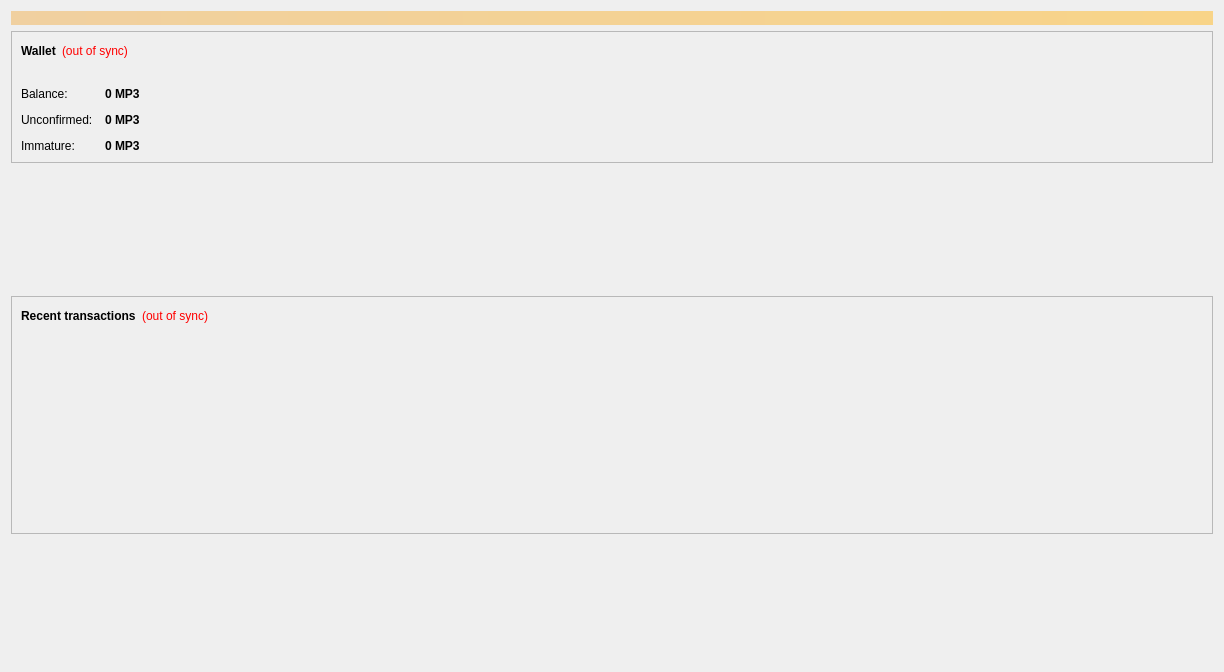
<?xml version="1.0" encoding="UTF-8"?>
<ui version="4.0">
 <class>OverviewPage</class>
 <widget class="QWidget" name="OverviewPage">
  <property name="geometry">
   <rect>
    <x>0</x>
    <y>0</y>
    <width>1224</width>
    <height>672</height>
   </rect>
  </property>
  <property name="windowTitle">
   <string>Form</string>
  </property>
  <layout class="QVBoxLayout" name="topLayout">
   <item>
    <widget class="QLabel" name="labelAlerts">
     <property name="visible">
      <bool>false</bool>
     </property>
     <property name="styleSheet">
      <string notr="true">background-color: qlineargradient(x1: 0, y1: 0, x2: 1, y2: 0, stop:0 #F0D0A0, stop:1 #F8D488); color:#000000;</string>
     </property>
     <property name="wordWrap">
      <bool>true</bool>
     </property>
     <property name="margin">
      <number>3</number>
     </property>
    </widget>
   </item>
   <item>
    <layout class="QHBoxLayout" name="horizontalLayout" stretch="1,0">
     <item>
      <layout class="QVBoxLayout" name="verticalLayout_2">
       <item>
        <widget class="QFrame" name="frame">
         <property name="frameShape">
          <enum>QFrame::StyledPanel</enum>
         </property>
         <property name="frameShadow">
          <enum>QFrame::Raised</enum>
         </property>
         <layout class="QVBoxLayout" name="verticalLayout_4">
          <item>
           <layout class="QHBoxLayout" name="horizontalLayout_4">
            <item>
             <widget class="QLabel" name="label_5">
              <property name="font">
               <font>
                <weight>75</weight>
                <bold>true</bold>
               </font>
              </property>
              <property name="text">
               <string>Wallet</string>
              </property>
             </widget>
            </item>
            <item>
             <widget class="QLabel" name="labelWalletStatus">
              <property name="toolTip">
               <string>The displayed information may be out of date. Your wallet automatically synchronizes with the Musiccoin network after a connection is established, but this process has not completed yet.</string>
              </property>
              <property name="styleSheet">
               <string notr="true">QLabel { color: red; }</string>
              </property>
              <property name="text">
               <string notr="true">(out of sync)</string>
              </property>
              <property name="alignment">
               <set>Qt::AlignLeading|Qt::AlignLeft|Qt::AlignVCenter</set>
              </property>
             </widget>
            </item>
            <item>
             <spacer name="horizontalSpacer_2">
              <property name="orientation">
               <enum>Qt::Horizontal</enum>
              </property>
              <property name="sizeHint" stdset="0">
               <size>
                <width>40</width>
                <height>20</height>
               </size>
              </property>
             </spacer>
            </item>
           </layout>
          </item>
          <item alignment="Qt::AlignHCenter">
           <widget class="QLabel" name="label_2">
            <property name="text">
             <string/>
            </property>
            <property name="pixmap">
             <pixmap resource="../bitcoin.qrc">:/images/gmclogo</pixmap>
            </property>
           </widget>
          </item>
          <item>
           <layout class="QFormLayout" name="formLayout_2">
            <property name="fieldGrowthPolicy">
             <enum>QFormLayout::AllNonFixedFieldsGrow</enum>
            </property>
            <property name="horizontalSpacing">
             <number>12</number>
            </property>
            <property name="verticalSpacing">
             <number>12</number>
            </property>
            <item row="1" column="0">
             <widget class="QLabel" name="label">
              <property name="text">
               <string>Balance:</string>
              </property>
             </widget>
            </item>
            <item row="1" column="1">
             <widget class="QLabel" name="labelBalance">
              <property name="font">
               <font>
                <weight>75</weight>
                <bold>true</bold>
               </font>
              </property>
              <property name="cursor">
               <cursorShape>IBeamCursor</cursorShape>
              </property>
              <property name="toolTip">
               <string>Your current balance</string>
              </property>
              <property name="text">
               <string notr="true">0 MP3</string>
              </property>
              <property name="textInteractionFlags">
               <set>Qt::LinksAccessibleByMouse|Qt::TextSelectableByKeyboard|Qt::TextSelectableByMouse</set>
              </property>
             </widget>
            </item>
            <item row="2" column="0">
             <widget class="QLabel" name="label_3">
              <property name="text">
               <string>Unconfirmed:</string>
              </property>
             </widget>
            </item>
            <item row="2" column="1">
             <widget class="QLabel" name="labelUnconfirmed">
              <property name="font">
               <font>
                <weight>75</weight>
                <bold>true</bold>
               </font>
              </property>
              <property name="cursor">
               <cursorShape>IBeamCursor</cursorShape>
              </property>
              <property name="toolTip">
               <string>Total of transactions that have yet to be confirmed, and do not yet count toward the current balance</string>
              </property>
              <property name="text">
               <string notr="true">0 MP3</string>
              </property>
              <property name="textInteractionFlags">
               <set>Qt::LinksAccessibleByMouse|Qt::TextSelectableByKeyboard|Qt::TextSelectableByMouse</set>
              </property>
             </widget>
            </item>
            <item row="3" column="0">
             <widget class="QLabel" name="labelImmatureText">
              <property name="text">
               <string>Immature:</string>
              </property>
             </widget>
            </item>
            <item row="3" column="1">
             <widget class="QLabel" name="labelImmature">
              <property name="font">
               <font>
                <weight>75</weight>
                <bold>true</bold>
               </font>
              </property>
              <property name="toolTip">
               <string>Mined balance that has not yet matured</string>
              </property>
              <property name="text">
               <string notr="true">0 MP3</string>
              </property>
              <property name="textInteractionFlags">
               <set>Qt::LinksAccessibleByMouse|Qt::TextSelectableByKeyboard|Qt::TextSelectableByMouse</set>
              </property>
             </widget>
            </item>
           </layout>
          </item>
         </layout>
        </widget>
       </item>
       <item>
        <spacer name="verticalSpacer_2">
         <property name="orientation">
          <enum>Qt::Vertical</enum>
         </property>
         <property name="sizeHint" stdset="0">
          <size>
           <width>20</width>
           <height>40</height>
          </size>
         </property>
        </spacer>
       </item>
       <item>
        <widget class="QFrame" name="frame_2">
         <property name="frameShape">
          <enum>QFrame::StyledPanel</enum>
         </property>
         <property name="frameShadow">
          <enum>QFrame::Raised</enum>
         </property>
         <layout class="QVBoxLayout" name="verticalLayout">
          <item>
           <layout class="QHBoxLayout" name="horizontalLayout_2">
            <item>
             <widget class="QLabel" name="label_4">
              <property name="text">
               <string>&lt;b&gt;Recent transactions&lt;/b&gt;</string>
              </property>
             </widget>
            </item>
            <item>
             <widget class="QLabel" name="labelTransactionsStatus">
              <property name="toolTip">
               <string>The displayed information may be out of date. Your wallet automatically synchronizes with the Musiccoin network after a connection is established, but this process has not completed yet.</string>
              </property>
              <property name="styleSheet">
               <string notr="true">QLabel { color: red; }</string>
              </property>
              <property name="text">
               <string notr="true">(out of sync)</string>
              </property>
              <property name="alignment">
               <set>Qt::AlignRight|Qt::AlignTrailing|Qt::AlignVCenter</set>
              </property>
             </widget>
            </item>
            <item>
             <spacer name="horizontalSpacer">
              <property name="orientation">
               <enum>Qt::Horizontal</enum>
              </property>
              <property name="sizeHint" stdset="0">
               <size>
                <width>40</width>
                <height>20</height>
               </size>
              </property>
             </spacer>
            </item>
           </layout>
          </item>
          <item>
           <widget class="QListView" name="listTransactions">
            <property name="styleSheet">
             <string notr="true">QListView { background: transparent; }</string>
            </property>
            <property name="frameShape">
             <enum>QFrame::NoFrame</enum>
            </property>
            <property name="verticalScrollBarPolicy">
             <enum>Qt::ScrollBarAlwaysOff</enum>
            </property>
            <property name="horizontalScrollBarPolicy">
             <enum>Qt::ScrollBarAlwaysOff</enum>
            </property>
            <property name="selectionMode">
             <enum>QAbstractItemView::NoSelection</enum>
            </property>
           </widget>
          </item>
         </layout>
        </widget>
       </item>
       <item>
        <spacer name="verticalSpacer">
         <property name="orientation">
          <enum>Qt::Vertical</enum>
         </property>
         <property name="sizeHint" stdset="0">
          <size>
           <width>20</width>
           <height>40</height>
          </size>
         </property>
        </spacer>
       </item>
      </layout>
     </item>
     <item>
      <layout class="QVBoxLayout" name="verticalLayout_3"/>
     </item>
    </layout>
   </item>
  </layout>
 </widget>
 <resources>
  <include location="../bitcoin.qrc"/>
 </resources>
 <connections/>
</ui>
